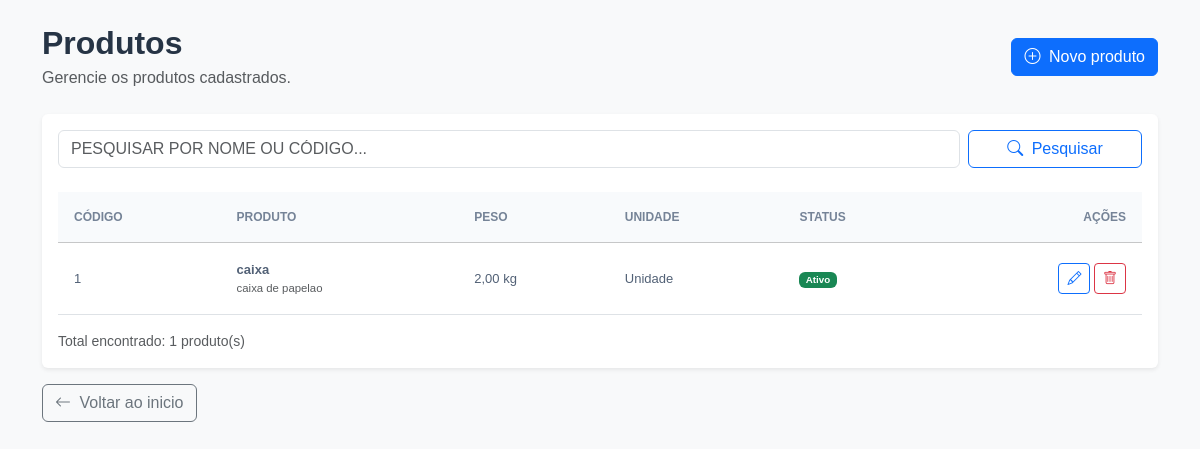
The app's page /produtos/index.php with its own data.
### tables this page shows
CREATE TABLE `produtos` (
  `id` int(11) NOT NULL,
  `nome` varchar(150) NOT NULL,
  `descricao` text DEFAULT NULL,
  `codigo` varchar(50) DEFAULT NULL,
  `peso_kg` decimal(10,2) NOT NULL,
  `unidade` varchar(20) DEFAULT 'UN',
  `ativo` tinyint(1) DEFAULT 1,
  `criado_em` timestamp NULL DEFAULT current_timestamp()
);

### produtos/index.php (the view, shortened to what this page needs)
<?php
require_once __DIR__ . '/../config/database.php';
$busca = trim($_GET['busca'] ?? '');
$sql = "
    SELECT *
    FROM produtos
    WHERE nome LIKE :busca
       OR codigo LIKE :busca
    ORDER BY id DESC
";
$stmt = $pdo->prepare($sql);
$stmt->execute([
    ':busca' => "%{$busca}%"
]);
$produtos = $stmt->fetchAll();
function e($valor) {
    return htmlspecialchars((string) $valor, ENT_QUOTES, 'UTF-8');
}
?>
<!DOCTYPE html>
<html lang="pt-BR">
<head>
    <link href="https://cdn.jsdelivr.net/npm/bootstrap@5.3.3/dist/css/bootstrap.min.css" rel="stylesheet">
    <link href="https://cdn.jsdelivr.net/npm/bootstrap-icons@1.11.3/font/bootstrap-icons.min.css" rel="stylesheet">
    <link rel="stylesheet" href="../assets/css/style.css">
</head>
<body class="bg-light">
<div class="container py-4">
    <div class="d-flex justify-content-between align-items-center mb-4">
        <div>
            <h2 class="fw-bold mb-1">Produtos</h2>
            <p class="text-muted mb-0">Gerencie os produtos cadastrados.</p>
        </div>
        <a href="criar.php" class="btn btn-primary">
            <i class="bi bi-plus-circle me-1"></i>
            Novo produto
        </a>
    </div>
    <div class="card border-0 shadow-sm">
        <div class="card-body">
            <form method="GET" class="row g-2 mb-4">
                <div class="col-md-10">
                    <input
                        type="text"
                        name="busca"
                        class="form-control"
                        placeholder="Pesquisar por nome ou código..."
                        value="<?= e($busca) ?>"
                    >
                </div>
                <div class="col-md-2 d-grid">
                    <button class="btn btn-outline-primary">
                        <i class="bi bi-search me-1"></i>
                        Pesquisar
                    </button>
                </div>
            </form>
            <div class="table-responsive">
                <table class="table table-hover align-middle">
                    <thead class="table-light">
                        <tr>
                            <th>Código</th>
                            <th>Produto</th>
                            <th>Peso</th>
                            <th>Unidade</th>
                            <th>Status</th>
                            <th class="text-end">Ações</th>
                        </tr>
                    </thead>
                    <tbody>
                        <?php if (count($produtos) > 0): ?>
                            <?php foreach ($produtos as $produto): ?>
                                <tr>
                                    <td><?= e($produto['codigo']) ?></td>
                                    <td>
                                        <strong><?= e($produto['nome']) ?></strong>
                                        <div class="small text-muted">
                                            <?= e($produto['descricao']) ?>
                                        </div>
                                    </td>
                                    <td>
                                        <?= number_format(
                                            (float) $produto['peso_kg'],
                                            2,
                                            ',',
                                            '.'
                                        ) ?> kg
                                    </td>
                                    <td><?= e($produto['unidade']) ?></td>
                                    <td>
                                        <?php if ($produto['ativo']): ?>
                                            <span class="badge text-bg-success">Ativo</span>
                                        <?php else: ?>
                                            <span class="badge text-bg-secondary">Inativo</span>
                                        <?php endif; ?>
                                    </td>
                                    <td class="text-end">
                                        <a
                                            href="editar.php?id=<?= (int) $produto['id'] ?>"
                                            class="btn btn-sm btn-outline-primary"
                                            title="Editar"
                                        >
                                            <i class="bi bi-pencil"></i>
                                        </a>
                                        <a
                                            href="excluir.php?id=<?= (int) $produto['id'] ?>"
                                            class="btn btn-sm btn-outline-danger"
                                            title="Excluir"
                                        >
                                            <i class="bi bi-trash"></i>
                                        </a>
                                    </td>
                                </tr>
                            <?php endforeach; ?>
                        <?php endif; ?>
                    </tbody>
                </table>
            </div>
            <div class="text-muted small">
                Total encontrado: <?= count($produtos) ?> produto(s)
            </div>
        </div>
    </div>
    <div class="mt-3">
        <a href="../index.php" class="btn btn-outline-secondary">
            <i class="bi bi-arrow-left me-1"></i>
            Voltar ao inicio
        </a>
    </div>
</div>
</body>
</html>

### assets/css/style.css (style rules this page uses)
* { margin: 0; padding: 0; box-sizing: border-box; }
body { background: #f4f6fa; font-family: Arial, Helvetica, sans-serif; color: #263445; }
.table thead th { background: #f8fafc; color: #758397; font-size: 12px; text-transform: uppercase; padding: 16px; white-space: nowrap; }
.table tbody td { padding: 17px 16px; font-size: 13px; color: #526176; white-space: nowrap; }
.form-control, .form-select, textarea { text-transform: uppercase; }

### records on screen
produtos: codigo "1", nome "caixa", descricao "caixa de papelao", peso_kg "2,00", unidade "Unidade", ativo "Ativo"

### other values on screen
count($produtos) "1"
